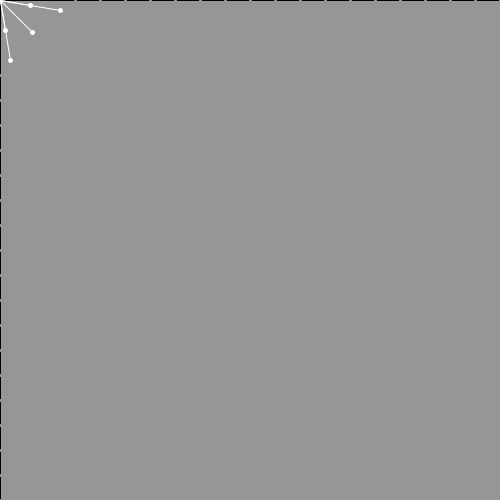
Frame 1 (no input)
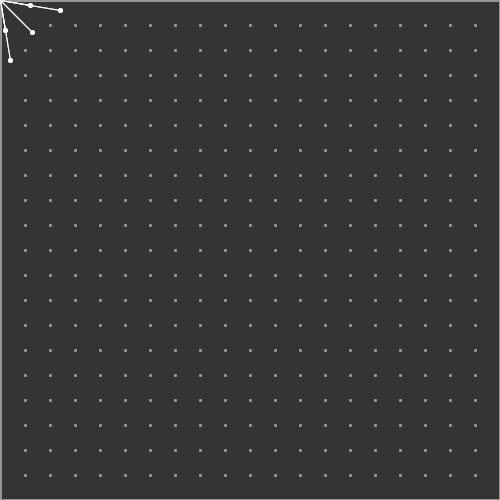
Frame 60 (the mouse pressed at the canvas centre just before this capture)
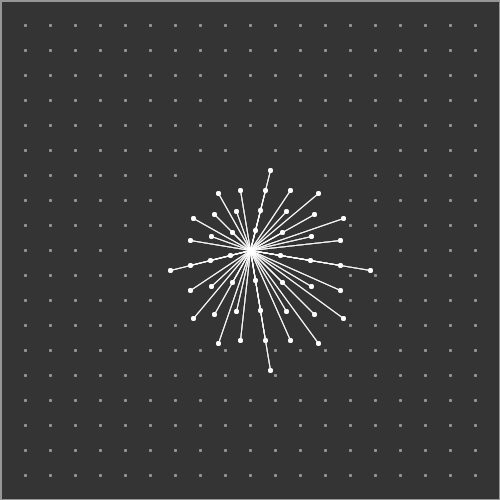
Frame 120 (the mouse held since frame 60 and released just before this capture)

The Processing sketch that drew these frames (run headless with seeded random() and noise(); from frame 60 on, the mouse is pressed at the canvas centre):

// Processing sketch: processing_173276
// ── processing_173276.pde

void setup() {
  size(500, 500);
}

void draw() {
  //Motion Blur Effect
  //Adds rect() with opacity that fills the entire screen
  fill(50, 90);
  rect(0, 0, width, height);
  
  
  //The Main Loop
  float x = 0;
  while(x < 11) {
    float y = 0;
    while(y < 11) {
      
      //Calculates the Distance between mouse position and current point on loop
      float d = dist(mouseX, mouseY, x * 50, y * 50);
      
      //Creates a limit for the distance, change the limit if the mouse is pressed. 
      float dLimit;
      if(mousePressed) {
        dLimit = 100;
      } else {
        dLimit = 50;
      }
      
      //Draws a line, changes the color and strokeWeight if distance is inside dLimit
      //If its not inside the limit, set distance to 0 and changes stroke color and weight to normal
      if(d > dLimit) {
        d = 0;
        stroke(150);
        strokeWeight(3);
      } else {
        stroke(255);
        strokeWeight(1);
        line(x * 50 + 0.2*d, y * 50 + 0.2*d, mouseX, mouseY);
        strokeWeight(5);     
      }
      
      //Draws all points according to loop
      point(x * 50 + 0.2*d, y * 50 + 0.2*d);
      
      y = y + 0.5;
    } //end y loop
    x = x + 0.5;
  } ///end x loop
  
  //end draw
}
